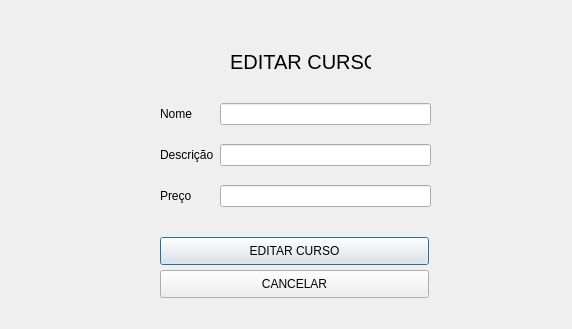
<?xml version="1.0" encoding="UTF-8"?>
<ui version="4.0">
 <class>EditCourse</class>
 <widget class="QDialog" name="EditCourse">
  <property name="geometry">
   <rect>
    <x>0</x>
    <y>0</y>
    <width>572</width>
    <height>329</height>
   </rect>
  </property>
  <property name="windowTitle">
   <string>Dialog</string>
  </property>
  <widget class="QWidget" name="layoutWidget">
   <property name="geometry">
    <rect>
     <x>160</x>
     <y>90</y>
     <width>271</width>
     <height>131</height>
    </rect>
   </property>
   <layout class="QGridLayout" name="gridLayout_2">
    <item row="0" column="2">
     <widget class="QLineEdit" name="txt_name"/>
    </item>
    <item row="1" column="0">
     <widget class="QLabel" name="label_8">
      <property name="text">
       <string>Descrição</string>
      </property>
     </widget>
    </item>
    <item row="1" column="2">
     <widget class="QLineEdit" name="txt_description"/>
    </item>
    <item row="0" column="0">
     <widget class="QLabel" name="label_7">
      <property name="text">
       <string>Nome</string>
      </property>
     </widget>
    </item>
    <item row="2" column="0">
     <widget class="QLabel" name="label_6">
      <property name="text">
       <string>Preço</string>
      </property>
     </widget>
    </item>
    <item row="2" column="2">
     <widget class="QLineEdit" name="txt_price"/>
    </item>
   </layout>
  </widget>
  <widget class="QPushButton" name="edit_btn">
   <property name="geometry">
    <rect>
     <x>160</x>
     <y>237</y>
     <width>269</width>
     <height>28</height>
    </rect>
   </property>
   <property name="text">
    <string>EDITAR CURSO</string>
   </property>
  </widget>
  <widget class="QPushButton" name="cancel_client_btn">
   <property name="geometry">
    <rect>
     <x>439</x>
     <y>349</y>
     <width>269</width>
     <height>28</height>
    </rect>
   </property>
   <property name="text">
    <string>CANCELAR</string>
   </property>
  </widget>
  <widget class="QLabel" name="label_5">
   <property name="geometry">
    <rect>
     <x>230</x>
     <y>50</y>
     <width>141</width>
     <height>24</height>
    </rect>
   </property>
   <property name="styleSheet">
    <string notr="true">font-size: 20px</string>
   </property>
   <property name="text">
    <string>EDITAR CURSO</string>
   </property>
  </widget>
  <widget class="QPushButton" name="CANCEL">
   <property name="geometry">
    <rect>
     <x>160</x>
     <y>270</y>
     <width>269</width>
     <height>28</height>
    </rect>
   </property>
   <property name="text">
    <string>CANCELAR</string>
   </property>
  </widget>
 </widget>
 <resources/>
 <connections/>
</ui>
